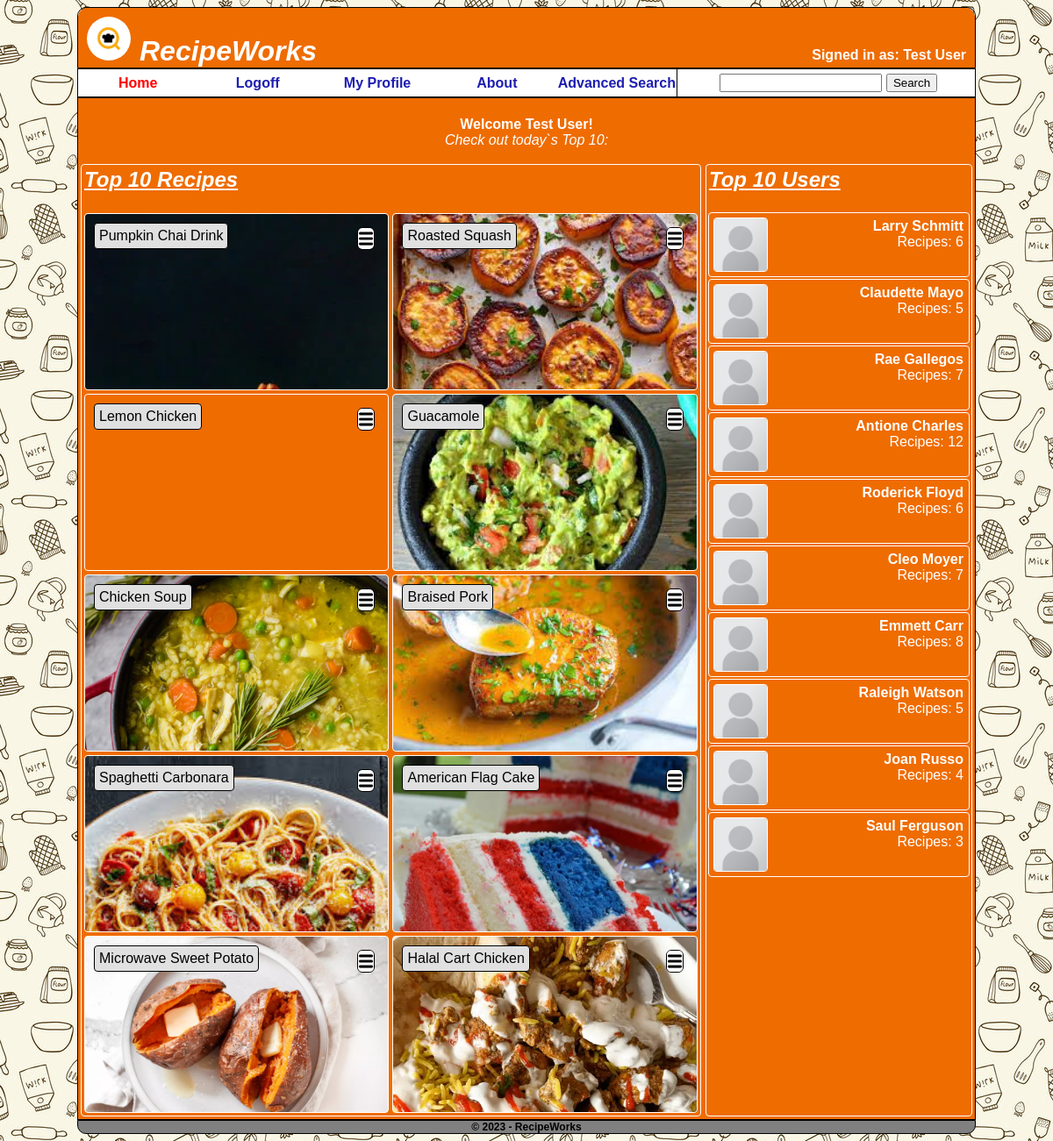
The page / (signed in) on the database its author committed.
### tables this page shows
CREATE TABLE IF NOT EXISTS `recipe` (
  `RecipeID` int NOT NULL AUTO_INCREMENT,
  `RecipeName` varchar(255) NOT NULL,
  `MealType` varchar(50) NOT NULL,
  `Cuisine` varchar(50) NOT NULL,
  `Occasion` varchar(50) NOT NULL,
  `Diet` varchar(50) NOT NULL,
  `CookTime` int NOT NULL,
  `Servings` int NOT NULL,
  `SpiceLevel` int NOT NULL,
  `Ingredients` text NOT NULL,
  `Instructions` text NOT NULL,
  `Other` text,
  `Allergens` varchar(255) DEFAULT NULL,
  `RecipeImage` varchar(255) DEFAULT NULL,
  `Creator` int DEFAULT NULL,
  PRIMARY KEY (`RecipeID`)
);

### index.php (called while the page is built)
<?php
	include('website.php');
?>

### varaibles/global_variables.php (called while the page is built, shortened)
<?php
$pixdir 			= 'images';
$desc_long			= 'Check out today`s Top 10:';
$round_border 		= "border-style:solid;
							border-width:1px;
							border-radius:4px;";
$flex_container		= 	"display: flex;";
$home_sub_hdr		= 	"font-size:150%;
							font-weight:bold;
							font-style:italic;";
$recipe_container	= 	"height: 25vh;
							background-size: cover;
							display: flex;
							flex-direction: row;
							justify-content: space-between;";
$recipe_title		= 	"overflow-wrap:break-word;
							width:auto;
							height: fit-content;
							color:black;
							background-color:#E0E0E0;
							text-align:left;
							margin:10px;
							padding:5px;";
$menu_burger		= 	"border-style:solid;
							border-width:1px;
							border-radius:6px;
							color:black;
							width:1.5vw;
							height:3vh;
							cursor:pointer;";
$top_ten_users		= [
	['name' => "Larry Schmitt", 'url' => "$pixdir/default_user.png", 'recipes' => "6"],
	['name' => "Claudette Mayo", 'url' => "$pixdir/default_user.png", 'recipes' => "5"],
	['name' => "Rae Gallegos", 'url' => "$pixdir/default_user.png", 'recipes' => "7"],
	['name' => "Antione Charles", 'url' => "$pixdir/default_user.png", 'recipes' => "12"],
	['name' => "Roderick Floyd", 'url' => "$pixdir/default_user.png", 'recipes' => "6"],
	['name' => "Cleo Moyer", 'url' => "$pixdir/default_user.png", 'recipes' => "7"],
	['name' => "Emmett Carr", 'url' => "$pixdir/default_user.png", 'recipes' => "8"],
	['name' => "Raleigh Watson", 'url' => "$pixdir/default_user.png", 'recipes' => "5"],
	['name' => "Joan Russo", 'url' => "$pixdir/default_user.png", 'recipes' => "4"],
	['name' => "Saul Ferguson", 'url' => "$pixdir/default_user.png", 'recipes' => "3"],
];

### utility/session.php (called while the page is built, shortened)
<?php
  if (isset($_SESSION['user'])) {
	$sname 			= $_SESSION['name'];
	}
	else {
	  $logon = FALSE;
	  $sname = $suser = 'Guest';
	  $srole = 'Public';
	  }
?>

### pages/home.php (the view, shortened to what this page needs)
<?php
$query = "SELECT * FROM recipe ORDER BY RecipeID LIMIT 10";
$result = mysqli_query($mysqli, $query);
?>
<div style='<?php echo $flex_container; ?>justify-content:center'>
	<div style='text-align:center;'>
		<br>
		<b>Welcome <?php echo $sname; ?>!</b>
		<br>
		<i><?php echo $desc_long; ?></i>
		<br>
		<br>
	</div>
</div>
<div style='<?php echo $flex_container; ?>'>
	<div style='width:70%;text-align:left;<?php echo $round_border; ?>'>
		<table>
			<tr>
				<td style='text-decoration:underline;<?php echo $home_sub_hdr; ?>'>
					Top 10 Recipes
				</td>
			</tr>
		</table>
		<br>
		<table style='width:100%;'>
			<?php
			$counter = 0;
			while ($row = mysqli_fetch_assoc($result)) {
				if ($counter % 2 == 0) {
					echo "<tr>";
				}
				echo "<td style='width:50%;'>
						<div style=\"
							$round_border
							$recipe_container
							background-image: url('$pixdir/{$row['RecipeImage']}');
							\">
							<div style='$round_border $recipe_title'>
								{$row['RecipeName']}
							</div>
							<div style='
										margin:10px;
										padding:5px;
										'>
								<img src='$pixdir/menu.png'
								onclick='showRecipe()'
								style='$menu_burger'>
							</div>
						</div>
					  </td>";
				if ($counter % 2 == 1 || $counter == mysqli_num_rows($result) - 1) {
					echo "</tr>";
				}
				$counter++;
			}
			?>
		</table>
	</div>
	<div style='width:30%;text-align:right;margin-left:5px;<?php echo $round_border; ?>'>
		<table>
			<tr>
				<td style='<?php echo $home_sub_hdr; ?>text-decoration:underline;'>
					Top 10 Users
				</td>
			</tr>
		</table>
		<br>
		<table style='width:100%;'>
			<?php
			foreach ($top_ten_users as $user) {
				echo "<tr>
						<td style='$round_border width:100%;'>
							<div>
								<img src='{$user['url']}' style='$round_border width:5vw;float:left;margin:4px;'>
								<div style='float:right;margin:5px 5px 0px 0px;'>
									<b>{$user['name']}</b><br>
									Recipes: {$user['recipes']}
								</div>
								<div style='clear: both;'></div>
							</div>
						</td>
					</tr>";
			}
			?>
		</table>
	</div>
</div>

### rows shown on the page
recipe: RecipeImage (picture), RecipeName "Pumpkin Chai Drink"
recipe: RecipeImage (picture), RecipeName "Roasted Squash"
recipe: RecipeName "Lemon Chicken"
recipe: RecipeImage (picture), RecipeName "Guacamole"
recipe: RecipeImage (picture), RecipeName "Chicken Soup"
recipe: RecipeImage (picture), RecipeName "Braised Pork"
recipe: RecipeImage (picture), RecipeName "Spaghetti Carbonara"
recipe: RecipeImage (picture), RecipeName "American Flag Cake"
recipe: RecipeImage (picture), RecipeName "Microwave Sweet Potato"
recipe: RecipeImage (picture), RecipeName "Halal Cart Chicken"

### other values the page prints
$desc_short "RecipeWorks"
$sname "Test User"
$pagey "Home"
$pagey "Logoff"
$pagey "My Profile"
$pagey "About"
$pagey "Advanced Search"
$desc_long "Check out today`s Top 10:"
$user['name'] "Larry Schmitt"
$user['recipes'] "6"
$user['name'] "Claudette Mayo"
$user['recipes'] "5"
$user['name'] "Rae Gallegos"
$user['recipes'] "7"
$user['name'] "Antione Charles"
